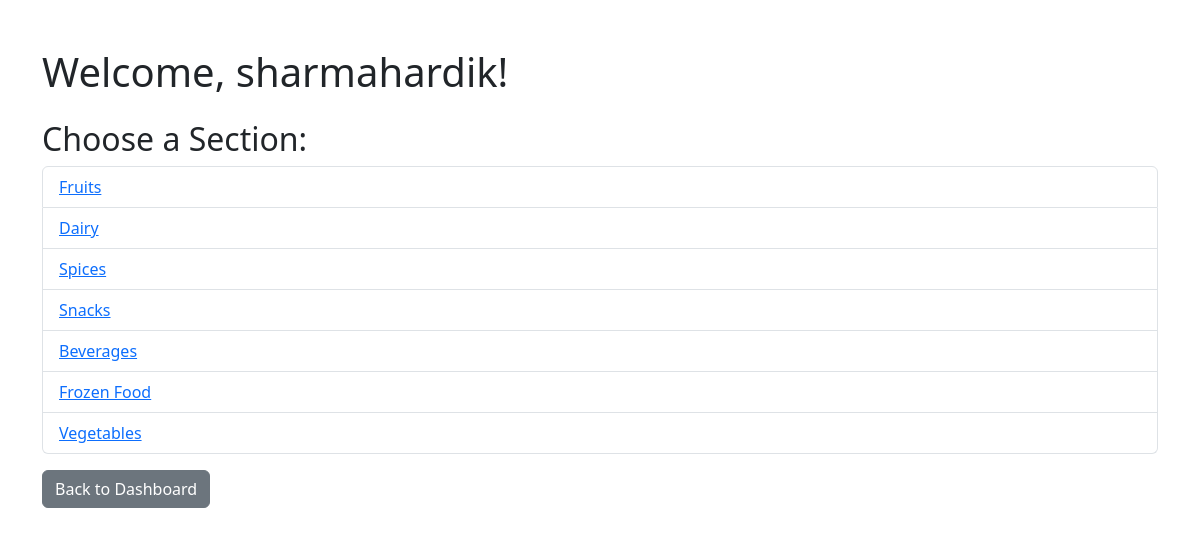
Page /sections/sharmahardik on the committed database.
### app.py (models this page shows)
class Section(db.Model):
    section_id = db.Column(db.Integer, primary_key=True)
    section_name = db.Column(db.String(100), unique=True, nullable=False)
    section_description = db.Column(db.String(1000), nullable=False)
    products = db.relationship('Product', backref='section', lazy=True, cascade="all, delete-orphan")

### app.py (the view)
@app.route('/sections/<string:uname>', methods=['GET'])
def categories_list(uname):
    s1 = Section.query.all()
    return render_template('user_section_list.html', uname=uname, s1=s1)

### templates/user_section_list.html (shortened to what this page needs)
<!DOCTYPE html>
<html lang="en">
    <head>
        <link rel="stylesheet" href="https://cdn.jsdelivr.net/npm/bootstrap/dist/css/bootstrap.min.css">
    </head>
<body>
    <div class="container mt-5">
        <h1>Welcome, {{ uname }}!</h1>
        <h2 class="mt-4">Choose a Section:</h2>
        <ul class="list-group">
            {% for section in s1 %}
                <li class="list-group-item">
                    <a href="/section/{{ section.section_id }}/{{ uname }}/products">{{ section.section_name }}</a>
                </li>
            {% endfor %}
        </ul>
        <a href="/user/dashboard" class="btn btn-secondary mt-3">Back to Dashboard</a>
    </div>
</body>
</html>

### rows in the picture
Section: section_name "Fruits"
Section: section_name "Dairy"
Section: section_name "Spices"
Section: section_name "Snacks"
Section: section_name "Beverages"
Section: section_name "Frozen Food"
Section: section_name "Vegetables"

### other values in the picture
{{ uname }} "sharmahardik"
